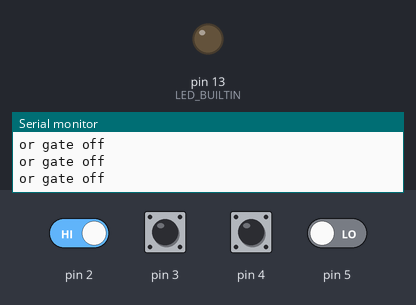
A sketch run on a simulated Arduino Uno, built with avr-gcc and run on an emulated ATmega328P. On the bench: output pins drawn as LEDs (lit = HIGH), the last lines printed to the serial monitor. Dashed ring = blinking. The test bench sets the inputs (shaded band); at power-on: pin 2, pin 3 HIGH, pin 4, pin 5 LOW.

Above: at 1.2 s.
1.3 s: pin 4 driven HIGH
At 1.7 s:
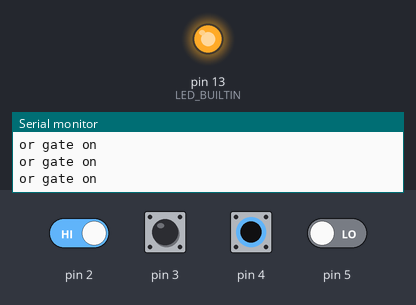
2.8 s: pin 4 driven LOW
At 4.0 s:
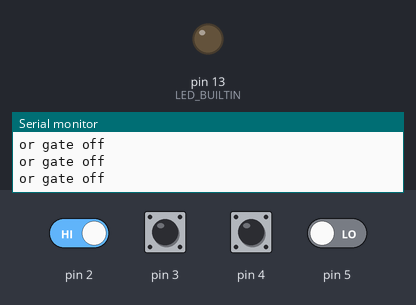
5.8 s: pin 5 driven HIGH
At 6.3 s:
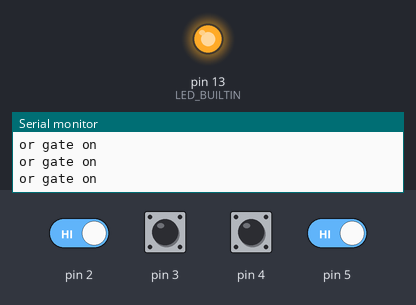
8.8 s: pin 2 driven LOW and pin 5 driven LOW
At 9.6 s:
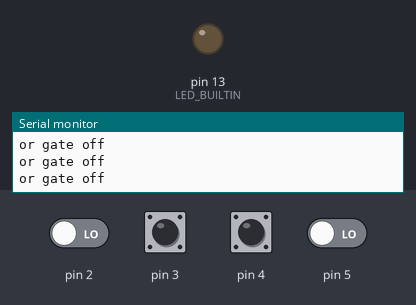
11.8 s: pin 4 pulsed HIGH 2 times (0.12 s each, 0.3 s apart)
At 11.86 s:
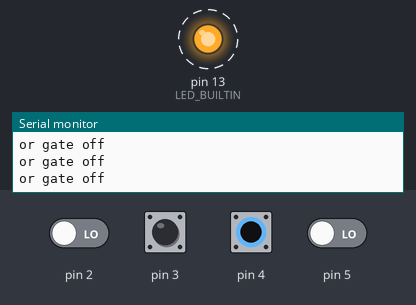
Timing chart, 0 to 14.8 s (numbered marks = the images above; inputs shaded):
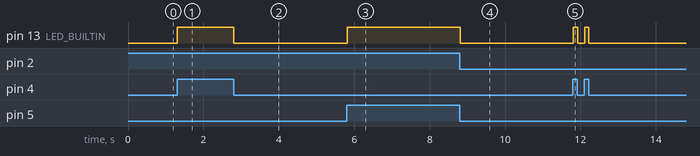

The sketch:

dip_gates.ino
```cpp
void setup() {
  // put your setup code here, to run once:
  Serial.begin(9600);
  pinMode(2, INPUT);
  pinMode(3, INPUT);
  pinMode(4, INPUT);
  pinMode(5, INPUT);
  pinMode(LED_BUILTIN, OUTPUT);
}

int s1 = 0;
int s2 = 0;

void loop() {
  // put your main code here, to run repeatedly:
  s1 = digitalRead(2);
  s2 = digitalRead(3);

  if (s1 == LOW and s2 == LOW) {
    andGate();
  } else if (s1 == HIGH and s2 == HIGH) {
    orGate();
  }
}

void andGate() {
  while(true) {
    if (digitalRead(4) and digitalRead(5)) {
      digitalWrite(LED_BUILTIN, HIGH);
      Serial.println("and gate on");
    } else {
      digitalWrite(LED_BUILTIN, LOW);
      Serial.println("and gate off");
    }
  }
}

void orGate() {
  while(true) {
    if (digitalRead(4) or digitalRead(5)) {
      digitalWrite(LED_BUILTIN, HIGH);
      Serial.println("or gate on");
    } else {
      digitalWrite(LED_BUILTIN, LOW);
      Serial.println("or gate off");
    }
  }
}
```

Measured:
- after the input at 1.3 s, pin 13 (LED_BUILTIN): LOW → HIGH at once
- after the input at 2.8 s, pin 13 (LED_BUILTIN): HIGH → LOW at once
- after the input at 5.8 s, pin 13 (LED_BUILTIN): LOW → HIGH at once
- after the input at 8.8 s, pin 13 (LED_BUILTIN): HIGH → LOW at once
- after the input at 11.8 s, pin 13 (LED_BUILTIN): alternates HIGH for 0.12 s and LOW for 0.18 s, 4 changes in all, then stays LOW, starting at once
